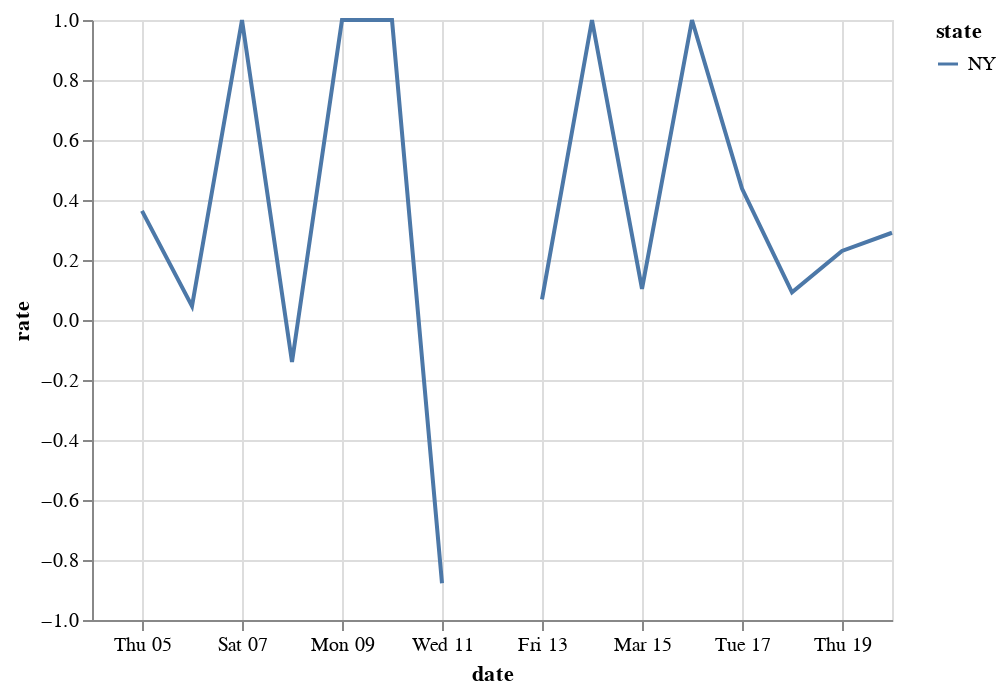

This figure's notebook cell:
### Code cell
alt.Chart(state_subset).mark_line().encode(
    x='date',
    y='rate',
    color='state',
)

### Figure 1 — Vega-Lite specification as saved in the notebook (floating-point values rounded to 4 significant figures)
{"config": {"view": {"continuousWidth": 400, "continuousHeight": 300}}, "data": {"name": "data-8a4613179e5652c535acdaf5200a1171"}, "mark": "line", "encoding": {"color": {"type": "nominal", "field": "state"}, "x": {"type": "temporal", "field": "date"}, "y": {"type": "quantitative", "field": "rate"}}, "$schema": "https://vega.github.io/schema/vega-lite/v4.0.2.json", "datasets": {"data-8a4613179e5652c535acdaf5200a1171": [{"date": "2020-03-04T00:00:00", "state": "NY", "positive_today": 6, "total_today": 78, "positive_yesterday": null, "total_yesterday": null, "positive": null, "total": null, "rate": null}, {"date": "2020-03-05T00:00:00", "state": "NY", "positive_today": 22, "total_today": 122, "positive_yesterday": 6.0, "total_yesterday": 78.0, "positive": 16.0, "total": 44.0, "rate": 0.3636}, {"date": "2020-03-06T00:00:00", "state": "NY", "positive_today": 33, "total_today": 361, "positive_yesterday": 22.0, "total_yesterday": 122.0, "positive": 11.0, "total": 239.0, "rate": 0.04603}, {"date": "2020-03-07T00:00:00", "state": "NY", "positive_today": 76, "total_today": 404, "positive_yesterday": 33.0, "total_yesterday": 361.0, "positive": 43.0, "total": 43.0, "rate": 1.0}, {"date": "2020-03-08T00:00:00", "state": "NY", "positive_today": 105, "total_today": 197, "positive_yesterday": 76.0, "total_yesterday": 404.0, "positive": 29.0, "total": -207.0, "rate": -0.1401}, {"date": "2020-03-09T00:00:00", "state": "NY", "positive_today": 142, "total_today": 234, "positive_yesterday": 105.0, "total_yesterday": 197.0, "positive": 37.0, "total": 37.0, "rate": 1.0}, {"date": "2020-03-10T00:00:00", "state": "NY", "positive_today": 173, "total_today": 265, "positive_yesterday": 142.0, "total_yesterday": 234.0, "positive": 31.0, "total": 31.0, "rate": 1.0}, {"date": "2020-03-11T00:00:00", "state": "NY", "positive_today": 216, "total_today": 216, "positive_yesterday": 173.0, "total_yesterday": 265.0, "positive": 43.0, "total": -49.0, "rate": -0.8776}, {"date": "2020-03-12T00:00:00", "state": "NY", "positive_today": 216, "total_today": 216, "positive_yesterday": 216.0, "total_yesterday": 216.0, "positive": 0.0, "total": 0.0, "rate": null}, {"date": "2020-03-13T00:00:00", "state": "NY", "positive_today": 421, "total_today": 3200, "positive_yesterday": 216.0, "total_yesterday": 216.0, "positive": 205.0, "total": 2984.0, "rate": 0.0687}, {"date": "2020-03-14T00:00:00", "state": "NY", "positive_today": 524, "total_today": 3303, "positive_yesterday": 421.0, "total_yesterday": 3200.0, "positive": 103.0, "total": 103.0, "rate": 1.0}, {"date": "2020-03-15T00:00:00", "state": "NY", "positive_today": 729, "total_today": 5272, "positive_yesterday": 524.0, "total_yesterday": 3303.0, "positive": 205.0, "total": 1969.0, "rate": 0.1041}, {"date": "2020-03-16T00:00:00", "state": "NY", "positive_today": 950, "total_today": 5493, "positive_yesterday": 729.0, "total_yesterday": 5272.0, "positive": 221.0, "total": 221.0, "rate": 1.0}, {"date": "2020-03-17T00:00:00", "state": "NY", "positive_today": 1700, "total_today": 7206, "positive_yesterday": 950.0, "total_yesterday": 5493.0, "positive": 750.0, "total": 1713.0, "rate": 0.4378}, {"date": "2020-03-18T00:00:00", "state": "NY", "positive_today": 2382, "total_today": 14597, "positive_yesterday": 1700.0, "total_yesterday": 7206.0, "positive": 682.0, "total": 7391.0, "rate": 0.09227}, {"date": "2020-03-19T00:00:00", "state": "NY", "positive_today": 4152, "total_today": 22284, "positive_yesterday": 2382.0, "total_yesterday": 14600.0, "positive": 1770.0, "total": 7687.0, "rate": 0.2303}, {"date": "2020-03-20T00:00:00", "state": "NY", "positive_today": 7102, "total_today": 32427, "positive_yesterday": 4152.0, "total_yesterday": 22280.0, "positive": 2950.0, "total": 10140.0, "rate": 0.2908}]}}
